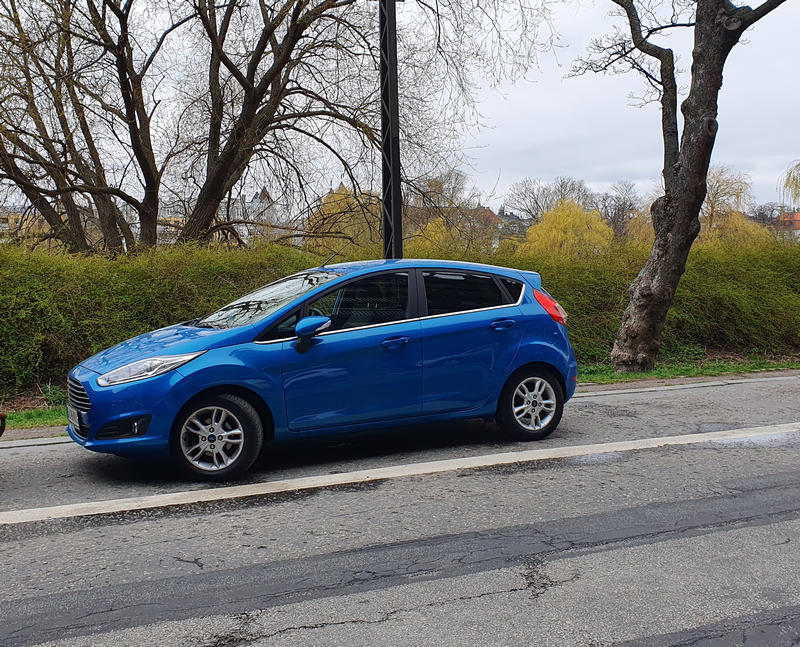
#> input picture exercises/spring 2022/data/CarData/car.png, 800 x 647 px, given in place of metacarpals.png, which was not available
$ python ExerciseSol.py
#> lines starting #> are read from the running program, lines starting #| are printed output that depends on the picture; pictures that were not available may be replaced by others from this repository, and a replacement may not be noted
from skimage import color, io, measure, img_as_ubyte
from skimage.measure import profile_line
from skimage.transform import rescale, resize
import skimage as sk
import matplotlib.pyplot as plt
import numpy as np
import pydicom as dicom


# [92 lines left out: functions grey, hist, hist_intensity, RC, slice, mask and 4 more, not called in this run]

# Ex 20, compare histograms


def hist_v3(im1, im2):
    hist(im1)
    hist(im2)

# ex 22, show DTU


def display(im):
    io.imshow(im)
    io.show()
# Ex 23


# [43 lines left out: functions displayDTU, displayALL, BlockAndSave, changeBones, Adv, not called in this run]

# ex 28:


def HeightAsGray():
    in_dir = "exercises/ex1-IntroductionToImageAnalysis/data/"
    im_name = "road.png"
    im_org = io.imread(in_dir + im_name)
    im_gray = color.rgb2gray(im_org)
    ll = 200
    im_crop = im_gray[40:40 + ll, 150:150 + ll]
    xx, yy = np.mgrid[0:im_crop.shape[0], 0:im_crop.shape[1]]
    fig, ax = plt.subplots(subplot_kw={"projection": "3d"})
    surf = ax.plot_surface(xx, yy, im_crop, rstride=1, cstride=1, cmap=plt.cm.jet,
                           linewidth=0)
    fig.colorbar(surf, shrink=0.5, aspect=5)
    plt.show()

    # Directory containing data and images
in_dir = "exercises/ex1-IntroductionToImageAnalysis/data/"

# X-ray image
# im_name = "DTUSign1.jpg"
im_name = "metacarpals.png"
# Read the image.
# Here the directory and the image name is concatenated
# by "+" to give the full path to the image.

im_org = io.imread(in_dir + im_name)
#> im_org is the input picture: shape (647, 800, 3); mean R, G, B 116.1, 118.7, 119.3
im2 = io.imread(in_dir + "dark.jpg")
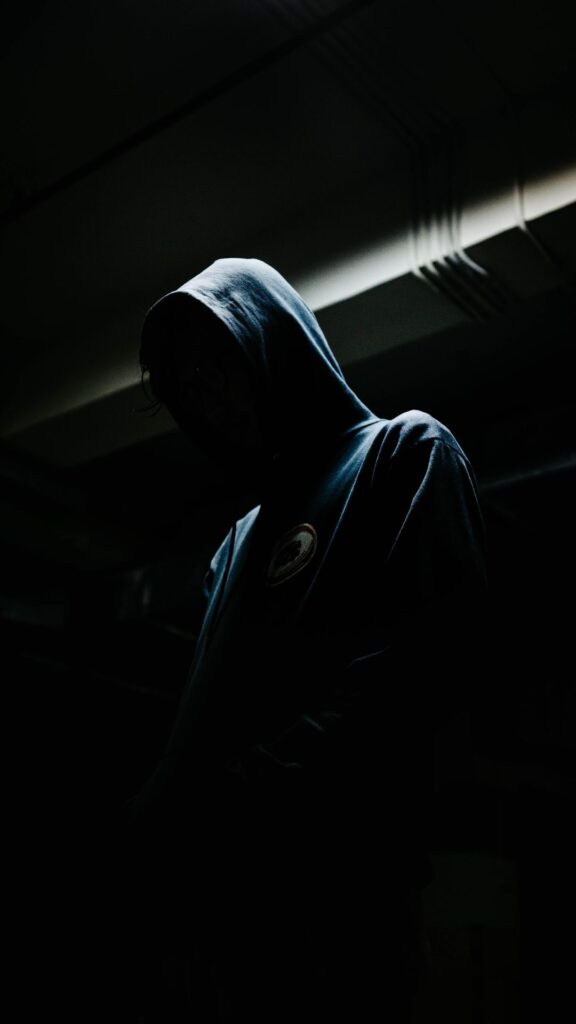
#> input picture exercises/ex1-IntroductionToImageAnalysis/data/dark.jpg, 576 x 1024 px, found by its file name
#> im2 is the input picture: shape (1024, 576, 3); mean R, G, B 9.1, 10.7, 10

print(im_org.shape)
#| (647, 800, 3)
print(im_org.dtype)
#| uint8
print(im_org)
#> (printed output is left out)


# [6 lines of commented-out code are left out]
min = np.min(im_org)
#> min = 0
max = np.max(im_org)
#> max = 255
# grey(im_org, min, max)


HeightAsGray()
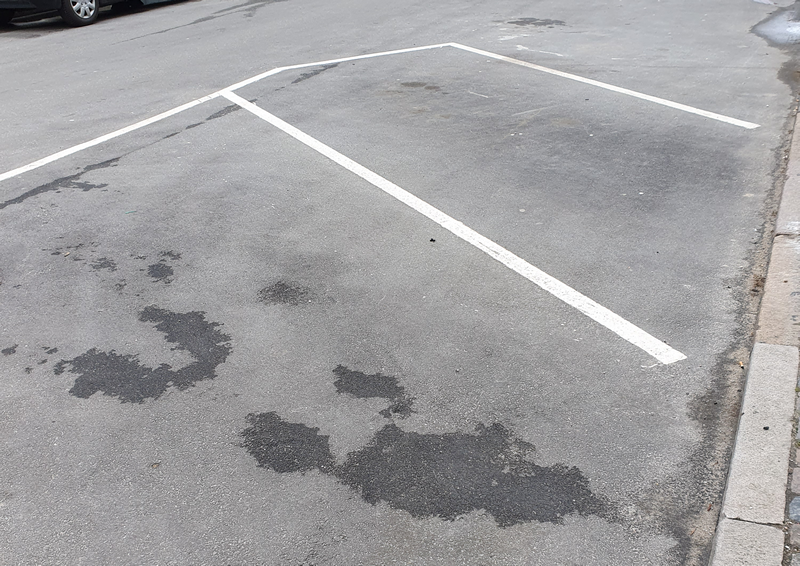
#> input picture exercises/spring 2022/data/CarData/road.png, 800 x 566 px, found by its file name
#> in HeightAsGray, im_org is the input picture: shape (566, 800, 3); mean R, G, B 160.7, 159.9, 161.5
#> in HeightAsGray, `im_crop = im_gray[40:40 + ll, 150:150 + ll]`:
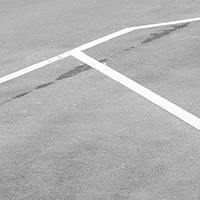
#> im_crop: shape (200, 200) float64; min 0.346, max 1, mean 0.7
#> in HeightAsGray, `surf = ax.plot_surface(xx, yy, im_crop, rstride=1, cstride=1, cmap=plt..`:
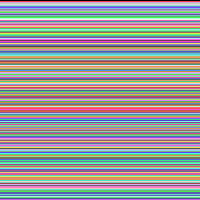
#> xx: shape (200, 200) int64; 200 distinct labels, from 0 to 199; one colour per label, 0 black
#> in HeightAsGray, `plt.show()`:
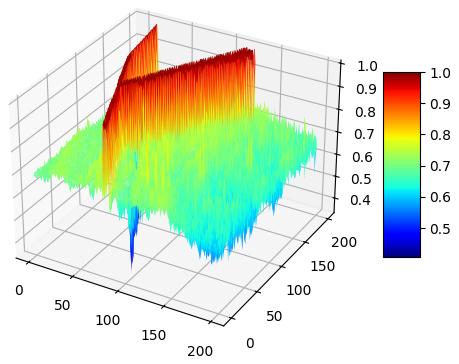
#> figure drawn by matplotlib, 2 panels
